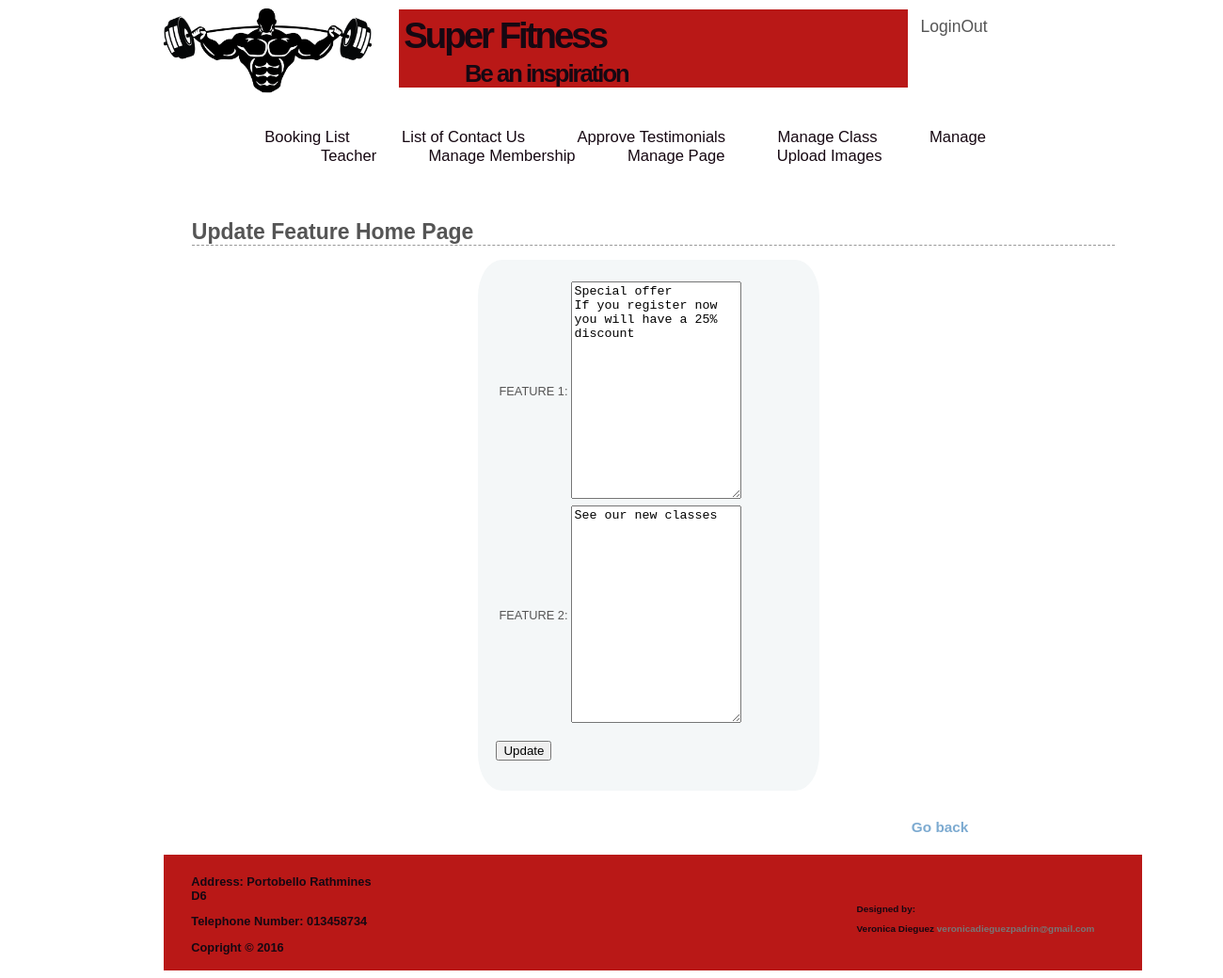
Page /adm_pages/8.home_edit.php (signed in) on the committed database.
### tables this page shows
CREATE TABLE IF NOT EXISTS `page` (
  `id_page` int(11) NOT NULL AUTO_INCREMENT,
  `page_name` varchar(25) NOT NULL,
  `info1` varchar(200) DEFAULT NULL,
  `info2` varchar(200) DEFAULT NULL,
  `name_img1` varchar(200) DEFAULT NULL,
  `name_img2` varchar(200) DEFAULT NULL,
  `feature1` varchar(200) DEFAULT NULL,
  `feature2` varchar(200) DEFAULT NULL,
  PRIMARY KEY (`id_page`)
);

### adm_pages/8.home_edit.php (the view, shortened to what this page needs)
<?php
include ('../includes/header_login.php');
require ('../connect.php');
echo '<h1>Update Feature Home Page</h1>';
$sql = "SELECT * FROM page WHERE id_page=1";
$result = mysqli_query ($db, $sql);
$rowpage = mysqli_fetch_array($result);
	if (mysqli_num_rows($result) == 1) {
	echo "<form action='' method='post'>
    		<table class='form'>
				<tr>
					<td>FEATURE 1:</td>
					<td><textarea name='feature1' rows ='15'>".$rowpage['feature1']."</textarea></td></td>
				</tr>
				<tr>
					<td>FEATURE 2:</td>
					<td><textarea name='feature2' rows ='15'>".$rowpage['feature2']."</textarea></td></td>
				</tr>
              </table>
    	<p><input type='submit' name='submit' value='Update' /></p>
        </form>";
	}
 echo '<a class="goback" href="8.view_pages.php">Go back</a>';
 include('../includes/footer.php');
 ?>

### includes/main.css (style rules this page uses)
a { color:#777; text-decoration:none; }
body { width: 80%; margin-left: 13.4%; background:#ffffff; color:#555; font:0.8em Arial, Helvetica, "bitstream vera sans", sans-serif; }
#content h1 { border-bottom:1px dashed #999; font-size:1.8em; padding:20px 0 0; }
form { width: 33%; margin-left: 31%; padding: 2%; background: #f4f7f8; border-radius: 7%; margin-bottom: 3%; }
a.goback { margin-left: 78%; font-size: 120%; color: #7DABD1; font-weight: 700; }

### rows in the picture
page: feature1 "Special offer If you register now you will have a 25% discount", feature2 "See our new classes"
